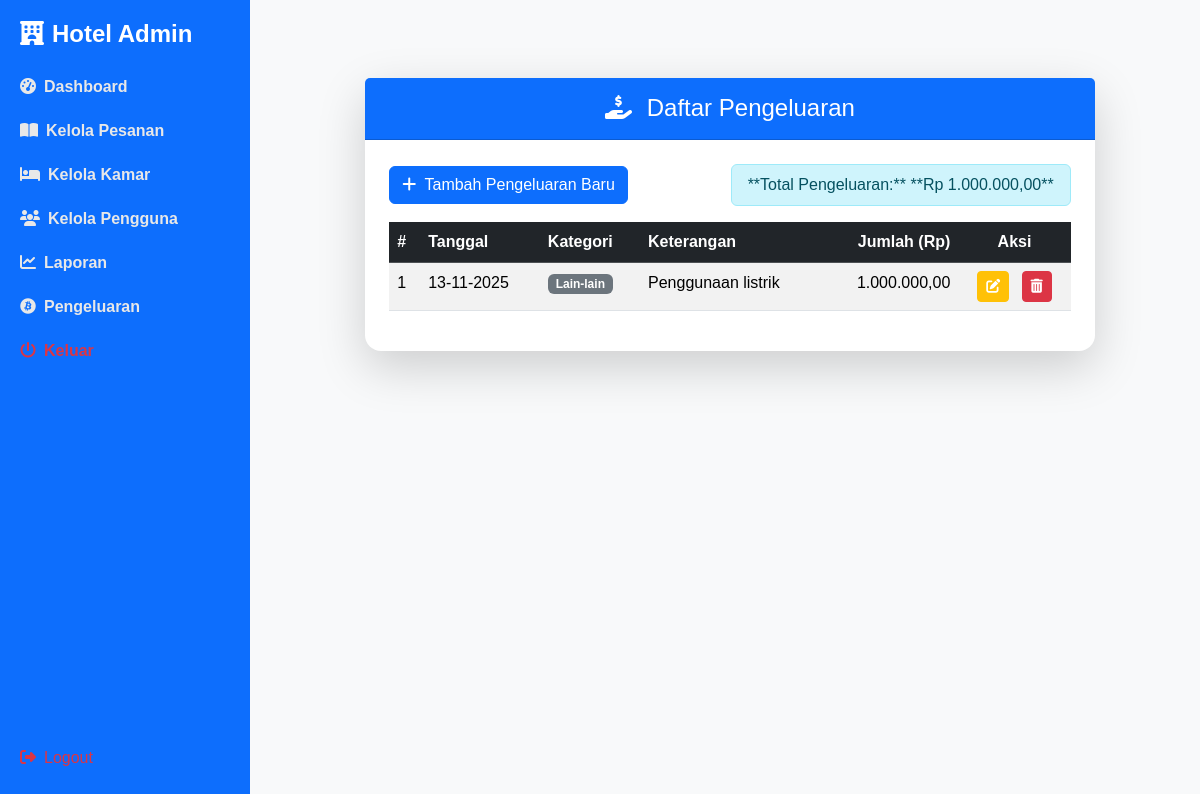
Page /admin/pengeluaran.php (signed in) on the earlier database version.
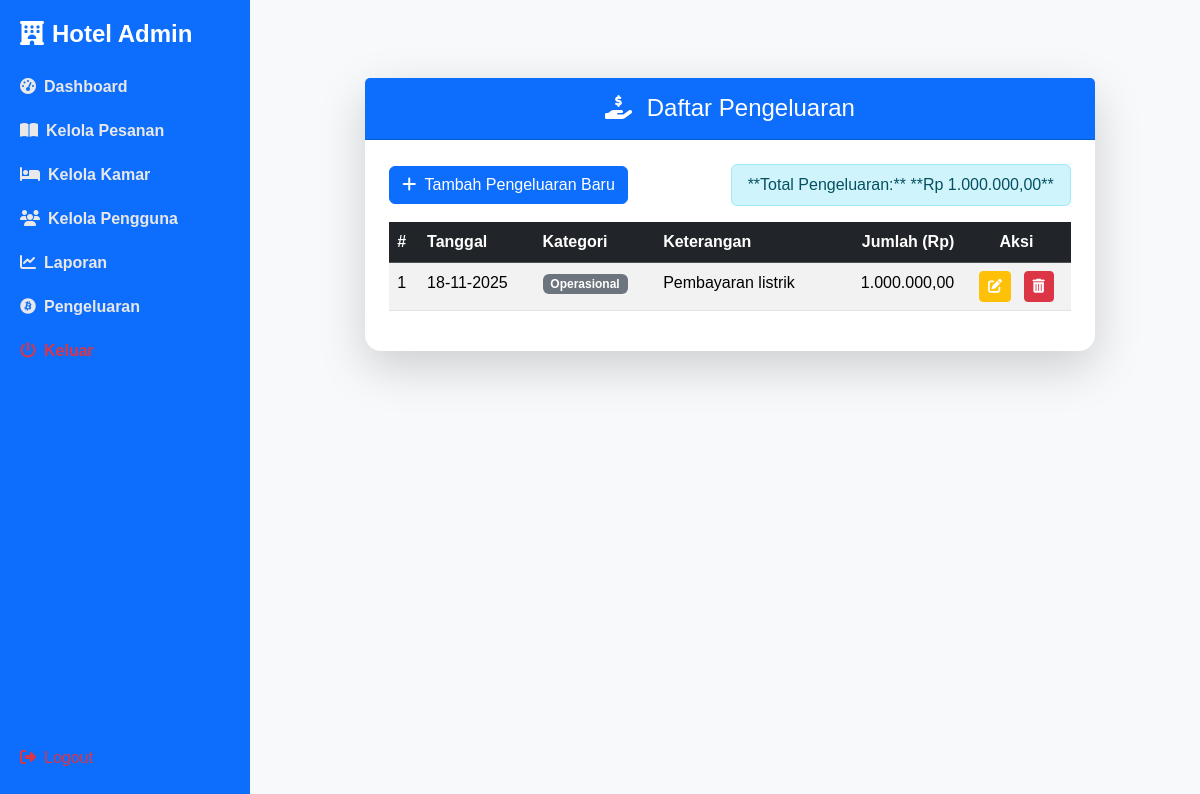
Same page on the later database version.
### tables this page shows
CREATE TABLE `pengeluaran` (
  `id` int NOT NULL,
  `tanggal` date DEFAULT NULL,
  `keterangan` varchar(255) DEFAULT NULL,
  `jumlah` decimal(10,2) DEFAULT NULL,
  `kategori` varchar(100) DEFAULT NULL,
  `user_id` int DEFAULT NULL
);

### admin/pengeluaran.php (the view, shortened to what the changed rows need)
<?php
include '../koneksi.php';
$user_id = isset($_SESSION['user_id']) ? $_SESSION['user_id'] : 1;
$action = $_GET['action'] ?? 'read';
$pengeluaran_data = [];
if ($action === 'read') {
    $query_read = "SELECT id, tanggal, keterangan, jumlah, kategori FROM pengeluaran WHERE user_id = ? ORDER BY tanggal DESC, id DESC";
    if ($stmt = $koneksi->prepare($query_read)) {
        $stmt->bind_param("i", $user_id);
        $stmt->execute();
        $result = $stmt->get_result();
        while ($row = $result->fetch_assoc()) {
            $pengeluaran_data[] = $row;
        }
    } else {
        $message = "<div class='alert alert-danger'>Gagal menyiapkan query: " . $koneksi->error . "</div>";
    }
}
?>
<!DOCTYPE html>
<html lang="id">
<head>
    <link href="https://cdn.jsdelivr.net/npm/bootstrap@5.3.2/dist/css/bootstrap.min.css" rel="stylesheet">
    <link rel="stylesheet" href="https://cdnjs.cloudflare.com/ajax/libs/font-awesome/6.4.0/css/all.min.css">
    <link rel="stylesheet" href="../assets/css/admin-style.css">
</head>
<body class="bg-light">
    <div class="mt-5 content">
        <div class="row justify-content-center">
            <div class="col-lg-10 col-md-12">
                <div class="card shadow-lg border-0">
                    <div class="card-body p-4">
                        <?php if ($action === 'read'):
                        ?>
                            <div class="table-responsive">
                                <table class="table table-striped table-hover">
                                    <thead class="table-dark">
                                        <tr>
                                            <th>#</th>
                                            <th>Tanggal</th>
                                            <th>Kategori</th>
                                            <th>Keterangan</th>
                                            <th class="text-end">Jumlah (Rp)</th>
                                            <th class="text-center">Aksi</th>
                                        </tr>
                                    </thead>
                                    <tbody>
                                        <?php if (count($pengeluaran_data) > 0): ?>
                                            <?php $no = 1;
                                            foreach ($pengeluaran_data as $data): ?>
                                                <tr>
                                                    <td><?= $no++ ?></td>
                                                    <td><?= date('d-m-Y', strtotime($data['tanggal'])) ?></td>
                                                    <td><span class="badge bg-secondary"><?= htmlspecialchars($data['kategori']) ?></span></td>
                                                    <td><?= htmlspecialchars($data['keterangan']) ?></td>
                                                    <td class="text-end"><?= number_format($data['jumlah'], 2, ',', '.') ?></td>
                                                    <td class="text-center">
                                                        <a href="pengeluaran.php?action=edit&id=<?= $data['id'] ?>" class="btn btn-sm btn-warning me-2 text-white" title="Edit">
                                                            <i class="fas fa-edit"></i>
                                                        </a>
                                                        <a href="pengeluaran.php?action=delete&id=<?= $data['id'] ?>" class="btn btn-sm btn-danger" title="Hapus"
                                                            onclick="return confirm('Apakah Anda yakin ingin menghapus pengeluaran ini?')">
                                                            <i class="fas fa-trash-alt"></i>
                                                        </a>
                                                    </td>
                                                </tr>
                                            <?php endforeach; ?>
                                        <?php else: ?>
                                            <tr>
                                                <td colspan="6" class="text-center">Belum ada data pengeluaran yang tercatat.</td>
                                            </tr>
                                        <?php endif; ?>
                                    </tbody>
                                </table>
                            </div>
                        <?php endif; ?>
                    </div>
                </div>
            </div>
        </div>
    </div>
</body>
</html>

Differences in the rows shown:
removed pengeluaran: tanggal "13-11-2025", kategori "Lain-lain", keterangan "Penggunaan listrik", jumlah "1.000.000,00"
added pengeluaran: tanggal "18-11-2025", kategori "Operasional", keterangan "Pembayaran listrik", jumlah "1.000.000,00"
